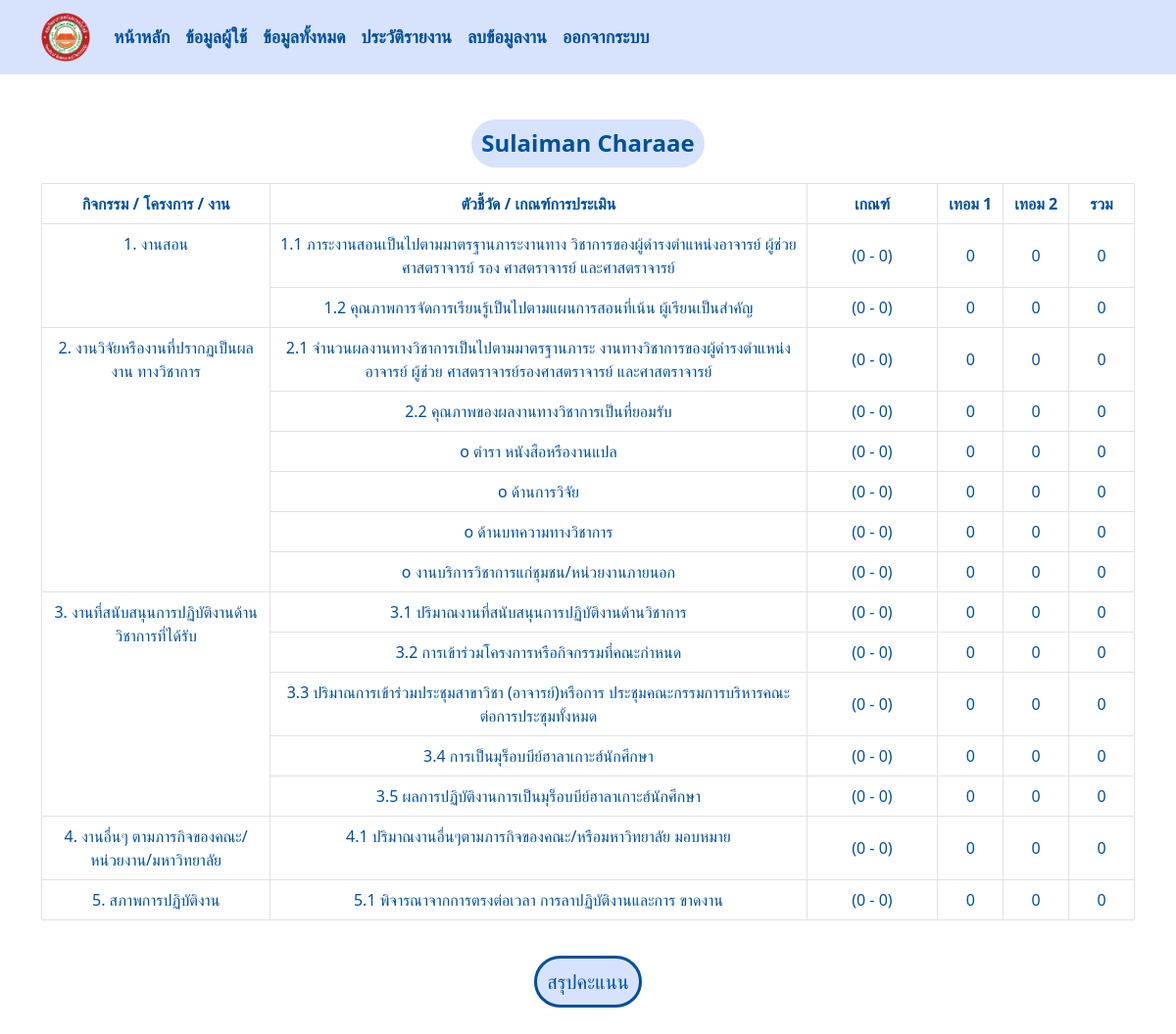
The app's page /report/7/ (signed in) with its own data.
### managesystem/models.py (models this page shows, shortened)
class Employee(models.Model):
    username = models.OneToOneField(User, on_delete=models.CASCADE)
    POSITION_CHOICES = [
        ('Dean', 'Dean'),
        ('Lecturer', 'Lecturer'),
        ('Researcher', 'Researcher'),
    ]
    position = models.CharField(max_length=50, choices=POSITION_CHOICES)
    profile = models.FileField(upload_to='profile/', blank=True, null=True)

class Result(models.Model):
    employee = models.ForeignKey(Employee, on_delete=models.CASCADE)
    work = models.ForeignKey(Setunit, on_delete=models.CASCADE)
    term1 = models.PositiveIntegerField(default=0)
    term2 = models.PositiveIntegerField(default=0)
    total = models.PositiveIntegerField(default=0)
    employee_score = models.FloatField(default=0.0)
    dean_score = models.FloatField(default=0.0)
    result_score = models.FloatField(default=0.0)
    file = models.FileField(upload_to=user_directory_path, blank=True, null=True)

class Work(models.Model):
    name = models.CharField(max_length=100) ### col for กิจกรรม
    description = models.TextField() ### col for ตัวชี่วัด

class Setunit(models.Model):
    name = models.ForeignKey(Work,on_delete=models.CASCADE) ### ตำแหน่ง
    minunit = models.PositiveIntegerField(default=0) ### ค่าน้ำหนักตำ
    maxunit = models.PositiveIntegerField(default=0) ### สูง
    POSITION_CHOICES = [
        ('Dean', 'Dean'),
        ('Lecturer', 'Lecturer'),
        ('Researcher', 'Researcher'),
    ]
    position = models.CharField(max_length=50, choices=POSITION_CHOICES)

### managesystem/views.py (the view)
# urls.py: path('report/<int:employee_id>/', views.report_view, name='report'),
@login_required
def report_view(request, employee_id):
    employee = get_object_or_404(Employee, id=employee_id)
    results = Result.objects.filter(employee=employee)
    grouped_works = {key: list(group) for key, group in itertools.groupby(results, key=lambda x: x.work.name.name)}
    context = {
        'grouped_works': grouped_works,
        'results': results,
        'employee': employee
    }
    return render(request, "report.html", context)

### templates/report.html (shortened to what this page needs)
{% include 'navbar.html' %}
<!DOCTYPE html>
<html lang="en">
<head>
    {% load static %}
    <link rel="stylesheet" href="{% static 'css/report.css' %}">
</head>
<body>
    <div class="container mt-3 mb-5 text-center">
                <h3 class="text-center mb-3 name">{{ employee.username.first_name }} {{ employee.username.last_name }}</h3>
        <div class="table-responsive">
        <table id="workdata-table" class="table table-bordered mb-5">
            <thead class="thead-dark">
                <tr>
                    <th data-filter="true" data-filter-type="select">กิจกรรม / โครงการ / งาน</th>
                    <th data-filter="true" data-filter-type="select">ตัวชี้วัด / เกณฑ์การประเมิน</th>
                    <th data-filter="true" data-filter-type="select">เกณฑ์</th>
                    <th data-filter="true" data-filter-type="select" style="width: 6%;">เทอม 1</th>
                    <th data-filter="true" data-filter-type="select" style="width: 6%;">เทอม 2</th>
                    <th data-filter="true" data-filter-type="select" style="width: 6%;">รวม</th>
                </tr>
            </thead>
            <tbody>
                {% for group_name, group_works in grouped_works.items %}
                <tr>
                    <td class="text-left" rowspan="{{ group_works|length }}">{{ group_name }}</td>
                    <td class="text-left" name="{{group_works.0.work.name.id}}">{{ group_works.0.work.name.description }}</td>
                    <td class="text-center align-middle" style="width: 12%;">
                        ({{group_works.0.work.minunit}} - {{group_works.0.work.maxunit}})
                    </td>
                    <td class="align-middle">{{ group_works.0.term1 }}</td>
                    <td class="align-middle">{{ group_works.0.term2 }}</td>
                    <td class="align-middle">{{ group_works.0.total }}</td>
                </tr>
                {% for work in group_works|slice:"1:" %}
                    <tr>
                        <td class="text-left">{{ work.work.name.description }}</td>
                            <td class="text-center align-middle" style="width: 10%;">
                                 ({{work.work.minunit}} - {{work.work.maxunit}})
                            </td>
                        <td class="align-middle">{{ work.term1 }}</td>
                        <td class="align-middle">{{ work.term2 }}</td>
                        <td class="align-middle">{{ work.total }}</td>
                    </tr>
                    {% endfor %}
                {% endfor %}
            </tbody>
        </table>
        </div>
        <div class="text-right">
        <a class="color" href=" {% url 'conclusion' employee.id %} ">สรุปคะแนน</a>
    </div>
    </div>
</body>
</html>

### static/css/report.css (style rules this page uses)
h1,h2,h3,h4,h5,h6,p,td,th,a { color: #00509D; }
.container .name { display: inline-block; text-align: center; font-size: 24px; background-color: #D7E3FC; border-radius: 50px; padding: 10px; margin-top: 30px; font-weight: bold; }
.color { font-size: 20px; text-decoration: none; background-color: #D7E3FC; border-radius: 50px; padding: 10px 10px; border: 3px solid #00509D; }

### records on screen
Employee: username.first_name "Sulaiman", username.last_name "Charaae"
Result: name "1. งานสอน", work.description "1.1 ภาระงานสอนเป็นไปตามมาตรฐานภาระงานทาง วิชาการของผู้ดำรงตำแหน่งอาจารย์ ผู้ช่วยศาสตราจารย์ รอง ศาสตราจารย์ และศาสตราจารย์", work.minunit "0", work.maxunit "0", term1 "0", term2 "0", total "0"
Result: work.name.description "1.2 คุณภาพการจัดการเรียนรู้เป็นไปตามแผนการสอนที่เน้น ผู้เรียนเป็นสำคัญ", work.minunit "0", work.maxunit "0", term1 "0", term2 "0", total "0"
Result: name "2. งานวิจัยหรืองานที่ปรากฏเป็นผลงาน ทางวิชาการ", work.description "2.1 จำนวนผลงานทางวิชาการเป็นไปตามมาตรฐานภาระ งานทางวิชาการของผู้ดำรงตำแหน่งอาจารย์ ผู้ช่วย ศาสตราจารย์รองศาสตราจารย์ และศาสตราจารย์", work.minunit "0", work.maxunit "0", term1 "0", term2 "0", total "0"
Result: work.name.description "2.2 คุณภาพของผลงานทางวิชาการเป็นที่ยอมรับ", work.minunit "0", work.maxunit "0", term1 "0", term2 "0", total "0"
Result: work.name.description "o ตำรา หนังสือหรืองานแปล", work.minunit "0", work.maxunit "0", term1 "0", term2 "0", total "0"
Result: work.name.description "o ด้านการวิจัย", work.minunit "0", work.maxunit "0", term1 "0", term2 "0", total "0"
Result: work.name.description "o ด้านบทความทางวิชาการ", work.minunit "0", work.maxunit "0", term1 "0", term2 "0", total "0"
Result: work.name.description "o งานบริการวิชาการแก่ชุมชน/หน่วยงานภายนอก", work.minunit "0", work.maxunit "0", term1 "0", term2 "0", total "0"
Result: name "3. งานที่สนับสนุนการปฏิบัติงานด้าน วิชาการที่ได้รับ", work.description "3.1 ปริมาณงานที่สนับสนุนการปฏิบัติงานด้านวิชาการ", work.minunit "0", work.maxunit "0", term1 "0", term2 "0", total "0"
Result: work.name.description "3.2 การเข้าร่วมโครงการหรือกิจกรรมที่คณะกำหนด", work.minunit "0", work.maxunit "0", term1 "0", term2 "0", total "0"
Result: work.name.description "3.3 ปริมาณการเข้าร่วมประชุมสาขาวิชา (อาจารย์)หรือการ ประชุมคณะกรรมการบริหารคณะต่อการประชุมทั้งหมด", work.minunit "0", work.maxunit "0", term1 "0", term2 "0", total "0"
Result: work.name.description "3.4 การเป็นมุร็อบบีย์ฮาลาเกาะฮ์นักศึกษา", work.minunit "0", work.maxunit "0", term1 "0", term2 "0", total "0"
Result: work.name.description "3.5 ผลการปฏิบัติงานการเป็นมุร็อบบีย์ฮาลาเกาะฮ์นักศึกษา", work.minunit "0", work.maxunit "0", term1 "0", term2 "0", total "0"
Result: name "4. งานอื่นๆ ตามภารกิจของคณะ/ หน่วยงาน/มหาวิทยาลัย", work.description "4.1 ปริมาณงานอื่นๆตามภารกิจของคณะ/หรือมหาวิทยาลัย มอบหมาย", work.minunit "0", work.maxunit "0", term1 "0", term2 "0", total "0"
Result: name "5. สภาพการปฏิบัติงาน", work.description "5.1 พิจารณาจากการตรงต่อเวลา การลาปฏิบัติงานและการ ขาดงาน", work.minunit "0", work.maxunit "0", term1 "0", term2 "0", total "0"
